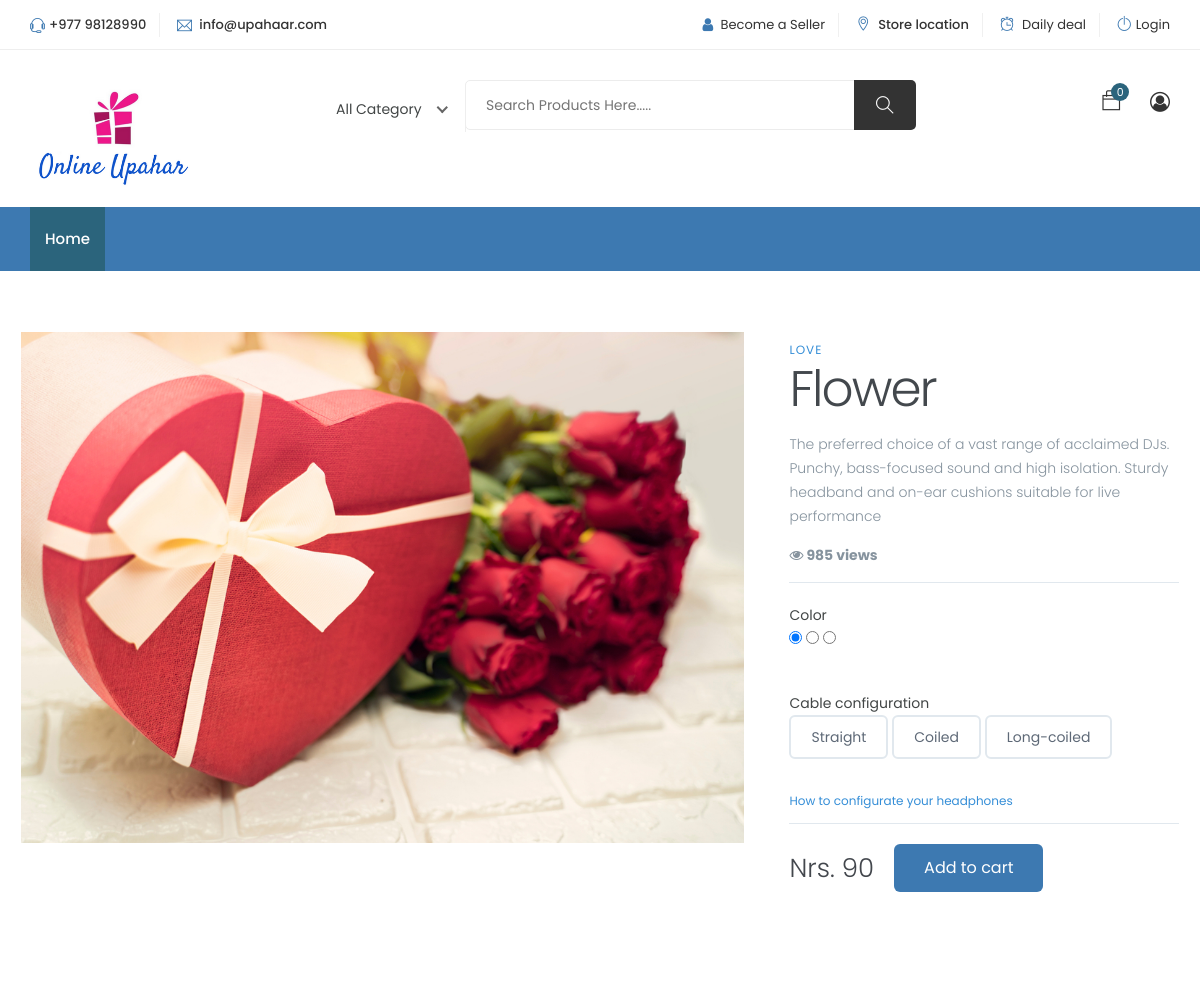
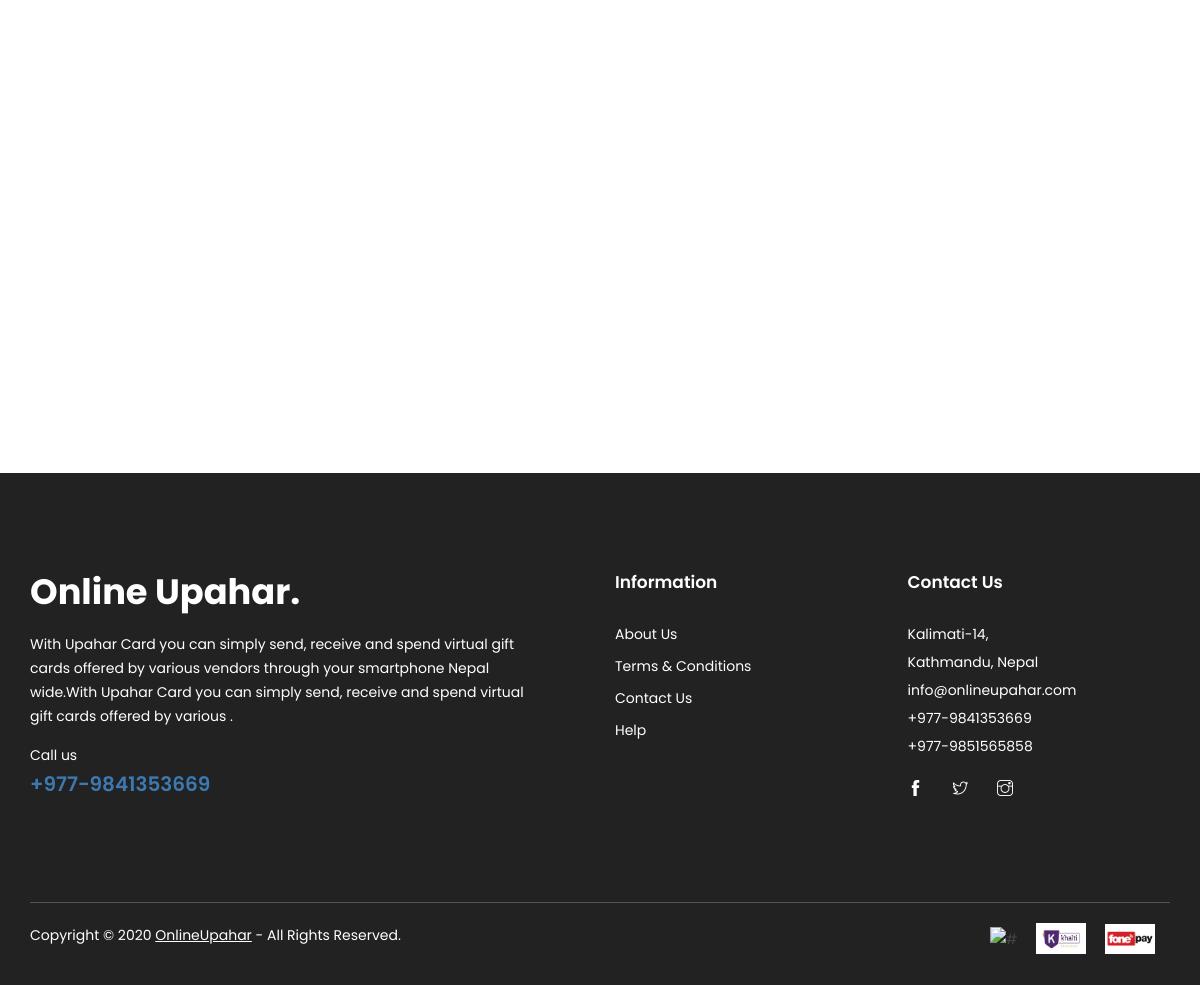
The page /product-details/flower on the database its author committed (2 pictures, top to bottom).
### Products/models.py (models this page shows, shortened)
class Product(models.Model):
    seller_account = models.ForeignKey(SellerAccount, on_delete=models.CASCADE, null=True, related_name='seller_account')
    product_name = models.CharField(max_length=50)
    product_details = models.TextField()
    product_price = models.PositiveIntegerField()
    product_image = models.ImageField(null=True, upload_to ='product_details_img/')
    category = models.ForeignKey('Category', on_delete=models.CASCADE, null=True)
    slug = AutoSlugField(populate_from='product_name',unique=True,null=True,blank=True)
    digital = models.BooleanField(default=False, null=True, blank=True)
    liked = models.ManyToManyField(Account, default=None, blank=True, related_name='liked')
    visit = models.PositiveIntegerField(default=0)
    date = models.DateTimeField(auto_now_add=True, null=True, blank=True)
    register = template.Library()

class Category(models.Model):
    product_category = models.CharField(max_length=50)
    def __str__(self):
        return self.product_category

### Products/views.py (the view)
# urls.py: path('product-details/<slug:slug>', views.productDetails, name='productdetails'),
def productDetails(request,slug):
	product_visit = Product.objects.get(slug=slug)
	product_visit.visit = product_visit.visit + 1
	product_visit.save()
	if request.user.is_authenticated:
		details = Product.objects.get(slug=slug)
		customer = request.user.profile
		order, created = Order.objects.get_or_create(customer=customer,complete=False)
		items = order.orderitem_set.all()
		cartItems = order.get_cart_items
	else:
		details = Product.objects.get(slug=slug)
		items = []
		order = {'get_cart_grandtotal':0,'get_cart_total':0,'get_cart_items':0,'shipping':False}
		cartItems = order['get_cart_items']
	context={'details' : details,'items' : items, 'order':order,'cartItems':cartItems}
	return render(request,'product_details/product_details.html',context)

### templates/product_details/product_details.html (shortened to what this page needs)
{% extends 'master/base.html' %}
{% load static %}
{% load humanize %}
{% block body %}
<main class="containers" style="background-color: white;border: 1px solid white;">
  <div class="left-columns" style="margin: 55px 45px auto auto;">
    <img data-image="red" class="active" src="{{details.product_image.url}}" alt="">
  </div>
  <div class="right-columns">
    <div class="product-descriptions">
      <span>{{details.category}}</span>
      <h1>{{details.product_name}}</h1>
      <p>{{details.product_details}}</p>
      <p><strong><i class="fa fa-eye"></i> {{details.visit|intcomma}} views</strong></p>
    </div>
    <div class="product-configurations">
      <div class="product-colors">
        <span>Color</span>
        <div class="color-chooses">
          <div>
            <input data-image="red" type="radio" id="red" name="color" value="red" checked>
          </div>
          <div>
            <input data-image="blue" type="radio" id="blue" name="color" value="blue">
          </div>
          <div>
            <input data-image="black" type="radio" id="black" name="color" value="black">
          </div>
        </div>
      </div>
      <div class="cable-configs">
        <span>Cable configuration</span>
        <div class="cable-chooses">
          <button>Straight</button>
          <button>Coiled</button>
          <button>Long-coiled</button>
        </div>
        <a href="#">How to configurate your headphones</a>
      </div>
    </div>
    <div class="product-prices">
      <span>Nrs. {{details.product_price}}</span>
      <a href="{% url 'Products:add_to_cart' details.slug %}"  class="cart-btn">Add to cart</a>
    </div>
  </div>
</main>
<div class="container" style="height: 550px;width: auto;">
</div>
</body>
</html>
{% endblock %}

### templates/master/base.html (shortened to what this page needs)
{% load static %}
<!DOCTYPE html>
<html lang="zxx">
<head>
	<link rel="stylesheet" href="{% static 'css/bootstrap.css' %}">
    <link rel="stylesheet" href="{% static 'css/magnific-popup.min.css' %}">
    <link rel="stylesheet" href="{% static 'css/font-awesome.css' %}">
	<link rel="stylesheet" href="{% static 'css/jquery.fancybox.min.css' %}">
    <link rel="stylesheet" href="{% static 'css/themify-icons.css' %}">
    <link rel="stylesheet" href="{% static 'css/niceselect.css' %}">
    <link rel="stylesheet" href="{% static 'css/animate.css' %}">
    <link rel="stylesheet" href="{% static 'css/flex-slider.min.css' %}">
    <link rel="stylesheet" href="{% static 'css/owl-carousel.css' %}">
    <link rel="stylesheet" href="{% static 'css/slicknav.min.css' %}">
    <link rel="stylesheet" href="{% static 'vendor/bootstrap/css/bootstrap.min.css' %}">
    <link rel="stylesheet" href="{% static 'vendor/font-awesome/css/font-awesome.min.css' %}">
    <link rel="stylesheet" href="{% static 'css/style.default.css' %}" id="theme-stylesheet">
	<link rel="stylesheet" href="{% static 'css/reset.css' %}">
	<link rel="stylesheet" href="{% static 'css/style.css' %}">
	<link rel="stylesheet" href="{% static 'css/style_2.css' %}">
    <link rel="stylesheet" href="{% static 'css/responsive.css' %}">
    <link rel="stylesheet" type="text/css" href="{% static 'css/product_details.css' %}">
    <link rel="stylesheet" type="text/css" href="{% static 'css/billing_form.css' %}">
</head>
<body class="js">
		<header class="header shop">
			<div class="topbar">
				<div class="container">
					<div class="row">
						<div class="col-lg-4 col-md-12 col-12">
							<div class="top-left">
								<ul class="list-main">
									<li><i class="ti-headphone-alt"></i>+977 98128990</li>
								<li><i class="ti-email"></i> info@upahaar.com</li>
								</ul>
							</div>
						</div>
						<div class="col-lg-8 col-md-12 col-12">
							<div class="right-content">
								<ul class="list-main">
									<li><i class="fa fa-user"></i> <a href="{% url 'SellerAccount:sellerlogin' %}">Become a Seller</a></li>
									<li><i class="ti-location-pin"></i> Store location</li>
									<li><i class="ti-alarm-clock"></i> <a href="#">Daily deal</a></li>
									{% if user.is_authenticated %}
									<li><i class="ti-user"></i> <a href="{% url 'Profile:userprofile' %}">My account</a></li>
									<li><i class="ti-power-off"></i><a href="{% url 'Account:logout' %}">Logout</a></li>
								{% else %}
									<li><i class="ti-power-off"></i><a href="{% url 'Account:login' %}">Login</a></li>
								{% endif %}
								</ul>
							</div>
						</div>
					</div>
				</div>
			</div>
			<div class="middle-inner">
				<div class="container">
					<div class="row">
						<div class="col-lg-2 col-md-2 col-12">
							<div class="logo">
								<a href="index.html"><img src="{% static 'images/Contentder.png' %}" alt="logo"></a>
							</div>
						</div>
						<div class="col-lg-8 col-md-7 col-12">
							<div class="search-bar-top">
								<div class="search-bar">
									<form action="{% url 'search:search_result' %}" method="GET">
										<input name="q" placeholder="Search Products Here....." type="search">
										<button class="btnn"><i class="ti-search"></i></button>
									</form>
								</div>
							</div>
						</div>
						<div class="col-lg-2 col-md-3 col-12">
						<div class="right-bar">
							<div class="sinlge-bar shopping">
								<a href="{% url 'Store:cartpage' %}" class="single-icon"><i class="ti-bag"></i> <span class="total-count">{{cartItems}}</span></a>
							</div>
							{% if user.is_authenticated %}
								{% if customer.profile_image %}
									<div class="sinlge-bar">
										<a href="{% url 'Profile:userprofile' %}">
											<div class='img-round'>
		        								<img src={{customer.profile_image.url}}>
		      								</div>
		      							</a>
		      						</div>
		      					{% else %}
		      						<div class="sinlge-bar">
										<div class='img-round'>
		        							<img src="https://www.waterintegritynetwork.net/wp-content/uploads/2018/09/Portrait_Placeholder.png" style="height: 30px;width: 30px;">
		      							</div>
		      						</div>
		      					{% endif %}
      						{% else %}
      							<div class="sinlge-bar">
									<a href="#" class="single-icon"><i class="fa fa-user-circle-o" aria-hidden="true"></i></a>
								</div>
							{% endif %}
						</div>
						</div>
					</div>
				</div>
			</div>
			<div class="header-inner">
				<div class="container">
					<div class="cat-nav-head">
						<div class="row">
							<div class="col-12">
								<div class="menu-area">
									<nav class="navbar navbar-expand-lg">
										<div class="navbar-collapse">
											<div class="nav-inner">
												<ul class="nav main-menu menu navbar-nav">
													<li class="active"><a href="{% url 'Store:homepage' %}">Home</a></li>
												</ul>
											</div>
										</div>
									</nav>
								</div>
							</div>
						</div>
					</div>
				</div>
			</div>
		</header>
		{% block body %}
		{% endblock %}
	<footer class="footer" style="position: relative;padding-bottom: 11px;">
		<div class="footer-top section">
			<div class="container">
				<div class="row">
					<div class="col-lg-6 col-md-6 col-12">
						<div class="single-footer about">
							<div class="logo">
								<h1 style="color: white;">Online Upahar. </h1>
							</div>
							<p class="text">With Upahar Card you can simply send, receive and spend virtual gift cards offered by various vendors through your smartphone Nepal wide.With Upahar Card you can simply send, receive and spend virtual gift cards offered by various .</p>
							<p class="call"> Call us <span><a href="#">+977-9841353669</a></span></p>
						</div>
					</div>
					<div class="col-lg-3 col-md-6 col-12">
						<div class="single-footer links">
							<h4>Information</h4>
							<ul>
								<li><a href="#">About Us</a></li>
								<li><a href="#">Terms & Conditions</a></li>
								<li><a href="{% url 'ContactMail:contactpage' %}">Contact Us</a></li>
								<li><a href="#">Help</a></li>
							</ul>
						</div>
					</div>
					<div class="col-lg-3 col-md-6 col-12">
						<div class="single-footer social">
							<h4>Contact Us</h4>
							<div class="contact">
								<ul>
									<li>Kalimati-14,</li>
									<li>Kathmandu, Nepal</li>
									<li>info@onlineupahar.com</li>
									<li>+977-9841353669</li>
									<li>+977-9851565858</li>
								</ul>
							</div>
							<ul>
								<li><a href="#"><i class="ti-facebook"></i></a></li>
								<li><a href="#"><i class="ti-twitter"></i></a></li>
								<li><a href="#"><i class="ti-instagram"></i></a></li>
							</ul>
						</div>
					</div>
				</div>
			</div>
		</div>
		<div class="copyright">
			<div class="container">
				<div class="inner">
					<div class="row">
						<div class="col-lg-6 col-12">
							<div class="left">
								<p>Copyright © 2020 <a href="#" target="_blank">OnlineUpahar</a>  -  All Rights Reserved.</p>
							</div>
						</div>
						<div class="col-lg-6 col-12">
							<div class="right">
								<img src="{% static 'images/esewa.png' %}" alt="#" style="width: 65px;height: auto;padding-right: 15px;">
								<img src="{% static 'images/khalti.jpg' %}" alt="#" style="width: 65px;height: auto;padding-right: 15px;">
								<img src="{% static 'images/fone.png' %}" alt="#" style="width: 65px;height: auto;padding-right: 15px;">
							</div>
						</div>
					</div>
				</div>
			</div>
		</div>
	</footer>
</body>
</html>

### static/css/style.default.css (style rules this page uses)
a { -webkit-transition: all 0.3s !important; transition: all 0.3s !important; display: inline-block; }
button { cursor: pointer; }
strong { font-weight: 700; }
.navbar { padding: 0.5rem 1rem; }
body { font-family: "Roboto", Helvetica, Arial, sans-serif; font-size: 1rem; font-weight: 400; line-height: 1.5; color: #212529; background-color: #fff; }
a { color: #3D79B1; text-decoration: none; }
h1, h2, h3, h4, h5, h6, .h1, .h2, .h3, .h4, .h5, .h6 { margin-bottom: 1rem; font-family: inherit; font-weight: 700; line-height: 1.1; color: inherit; }
h1, .h1 { font-size: 2.2rem; }
h4, .h4 { font-size: 1.1rem; }

### static/css/product_details.css (style rules this page uses)
.containers { max-width: 1200px; margin: 0 auto; padding: 15px; display: flex; padding-bottom: 100px; }
.left-columns { width: 65%; position: relative; }
.right-columns { width: 35%; margin-top: 60px; }
.left-columns img { width: 100%; position: absolute; left: 0; top: 0; opacity: 0; transition: all 0.3s ease; }
.left-columns img.active { opacity: 1; }
.product-descriptions { border-bottom: 1px solid #E1E8EE; margin-bottom: 20px; }
.product-descriptions span { font-size: 12px; color: #358ED7; letter-spacing: 1px; text-transform: uppercase; text-decoration: none; }
.product-descriptions h1 { font-weight: 300; font-size: 50px; color: #43484D; letter-spacing: -2px; padding-bottom: 15px; }
.product-descriptions p { font-size: 14px; font-weight: 300; color: #86939E; line-height: 24px; padding-bottom: 15px; }
.product-colors { margin-bottom: 30px; }
.color-chooses div { display: inline-block; }
.cable-chooses { margin-bottom: 20px; }
.cable-chooses button { border: 2px solid #E1E8EE; border-radius: 6px; padding: 13px 20px; font-size: 14px; color: #5E6977; background-color: #fff; cursor: pointer; transition: all .5s; }
.cable-configs { border-bottom: 1px solid #E1E8EE; margin-bottom: 20px; }
.cable-configs a { color: #358ED7; text-decoration: none; font-size: 12px; position: relative; margin: 10px 0; display: inline-block; }
.cable-configs a:before { content: &amp;quot;?&amp;quot;; height: 15px; width: 15px; border-radius: 50%; border: 2px solid rgba(53, 142, 215, 0.5); display: inline-block; text-align: center; line-height: 16px; opacity: 0.5; margin-right: 5px; }
.product-prices { display: flex; align-items: center; }
.product-prices span { font-size: 26px; font-weight: 300; color: #43474D; margin-right: 20px; }
.cart-btn { display: inline-block; background-color: #3d79b1; border-radius: 6px; font-size: 16px; color: white !important; text-decoration: none; padding: 12px 30px; transition: all .5s; }

### static/css/billing_form.css (style rules this page uses)
.containers { background-color: #f2f2f2; padding: 5px 20px 15px 20px; border: 1px solid lightgrey; border-radius: 3px; }

### rows shown on the page
Product: product_image (picture), category "LOVE", product_name "Flower", product_details "The preferred choice of a vast range of acclaimed DJs. Punchy, bass-focused sound and high isolation. Sturdy headband and on-ear cushions suitable for live performance", visit "985", product_price "90"

### other values the page prints
{{ cartItems }} "0"
